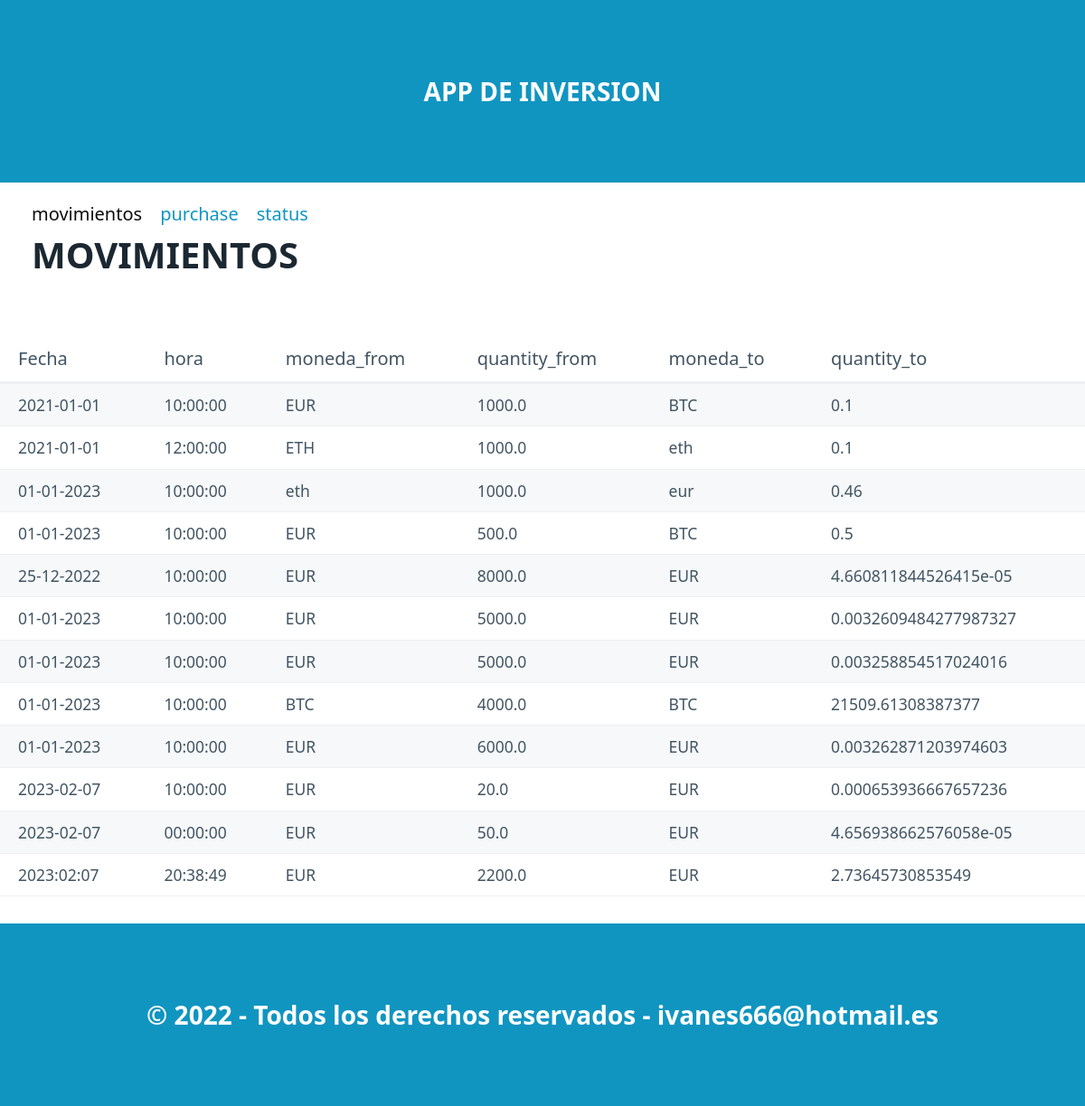
Before: / with the older database file.
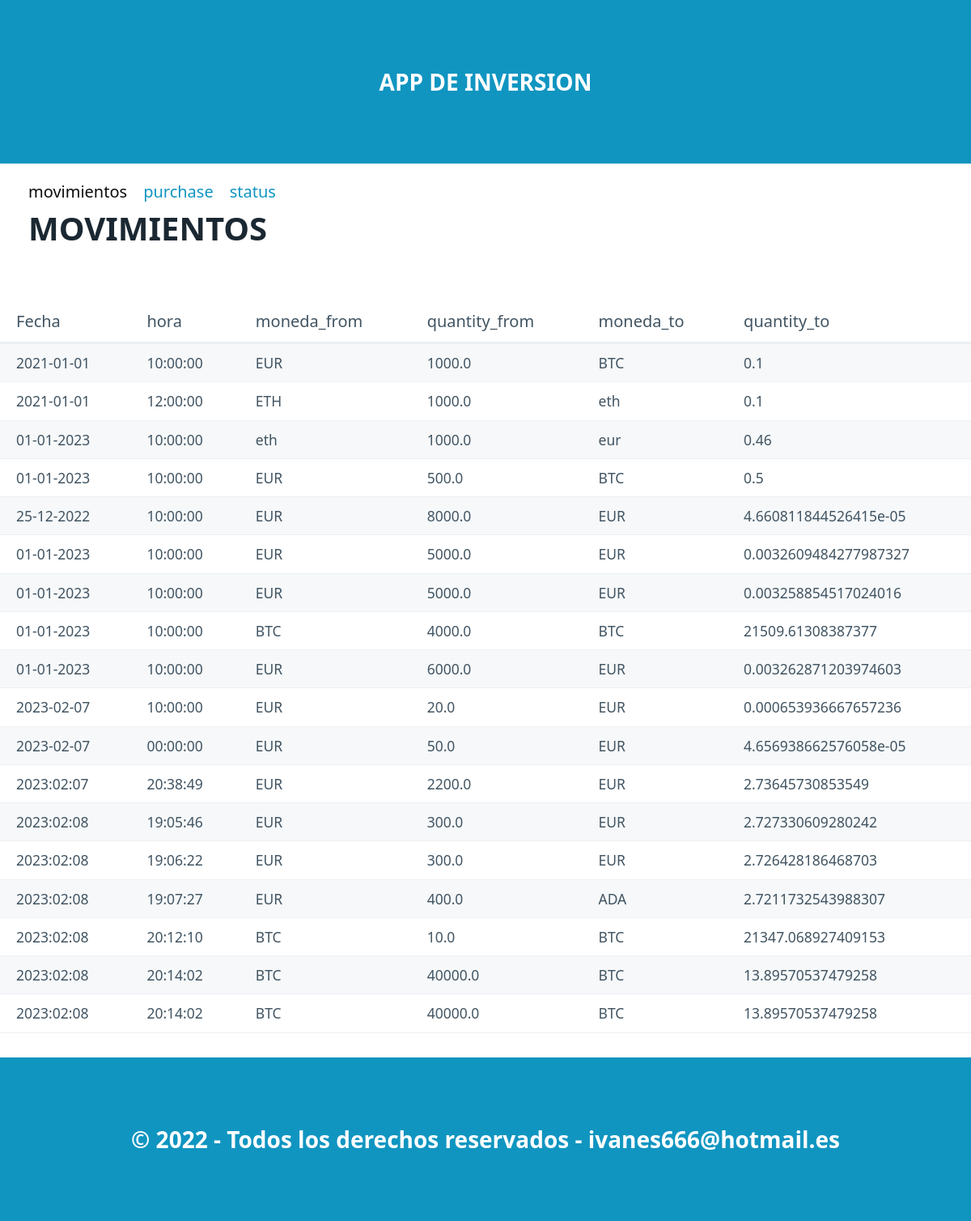
After: the same page with the newer database file.
### tables this page shows
CREATE TABLE "inversiones" (
	"id"	INTEGER,
	"date"	TEXT NOT NULL,
	"time"	TEXT NOT NULL,
	"Moneda_from"	TEXT NOT NULL,
	"Quantity_from"	REAL NOT NULL,
	"Moneda_to"	TEXT NOT NULL,
	"Quantity_to"	INTEGER NOT NULL,
	PRIMARY KEY("id" AUTOINCREMENT)
);

### registro_ig/routes.py (the view)
@app.route("/")
def index():
    datos = select_all()
    if datos == "":
        print("NO HAY MOVIMIENTOS")
    else:
        return render_template("index.html",pageTitle="Listas",data=datos)

### registro_ig/models.py (called while the page is built)
def select_all():
    con = sqlite3.connect(INVERSION_DATA)
    cur = con.cursor()
    res = cur.execute("select date,time,moneda_from,quantity_from,moneda_to,quantity_to from inversiones;")
    filas = res.fetchall()    #capturo las filas de datos
    columnas= res.description   #capturo los nombres de columnas
    resultado =[]   #lista para guadar diccionario
    for fila in filas:
        dato={}   #diccionario para cada registro
        posicion=0   #posicion de columna
        for campo in columnas:
            dato[campo[0]]=fila[posicion]
            posicion += 1
        resultado.append(dato)
    con.close()
    return resultado

### registro_ig/templates/index.html (shortened to what this page needs)
{% extends "base.html" %}
{% block section %}
    <nav class="container">
    <section class="container">
            <ul>
            <li><a  class="inactivo">movimientos</a></li>
            <li><a href="/purchase">purchase</a></li>
            <li><a href="/status">status</a></li>
            </ul>
    </nav>
    <nav class="container">
    <h1>MOVIMIENTOS</h1>
    </nav>
        <table role="grid">
                <thead>
                    <tr>
                        <th>Fecha</th>
                        <th>hora</th>
                        <th>moneda_from</th>
                        <th>quantity_from</th>
                        <th>moneda_to</th>
                        <th>quantity_to</th>
                    </tr>
                </thead>
                <tbody>
                    {% for item in data %}
                    <tr>
                        <td>{{item.date}}</td>
                        <td>{{item.time}}</td>
                        <td>{{item.Moneda_from}}</td>
                        <td>{{item.Quantity_from}}</td>
                        <td>{{item.Moneda_to}}</td>
                        <td>{{item.Quantity_to}}</td>
                    </tr>
                    {% endfor %}
                </tbody>
        </table>
{% endblock %}

### registro_ig/templates/base.html (shortened to what this page needs)
<!DOCTYPE html>
<html lang="en">
<head>
    <link rel="stylesheet" href="/static/css/pico.css">
    <link rel="stylesheet" href="/static/css/styles.css">
</head>
<body>
     <header>
        <div class="container">
            APP DE INVERSION
        </div>
    </header>
    {% block section %}
    {% endblock %}
    <footer>
        <div class="container">
            &copy; 2022 - Todos los derechos reservados - ivanes666@hotmail.es
        </div>
    </footer>
</body>

### registro_ig/static/css/styles.css (style rules this page uses)
header,footer { background-color: var(--primary); color: var(--primary-inverse); font-size: 1.4em; font-weight: bold; }
body { min-height: 100vh; display: grid; grid-template-rows: auto 50px 1fr auto; margin: 0; }
.inactivo { color:rgb(11, 13, 11); }

Changed rows visible on the page:
added inversiones: date "2023:02:08", time "19:05:46", Moneda_from "EUR", Quantity_from "300.0", Moneda_to "EUR", Quantity_to "2.727330609280242"
added inversiones: date "2023:02:08", time "19:06:22", Moneda_from "EUR", Quantity_from "300.0", Moneda_to "EUR", Quantity_to "2.726428186468703"
added inversiones: date "2023:02:08", time "19:07:27", Moneda_from "EUR", Quantity_from "400.0", Moneda_to "ADA", Quantity_to "2.7211732543988307"
added inversiones: date "2023:02:08", time "20:12:10", Moneda_from "BTC", Quantity_from "10.0", Moneda_to "BTC", Quantity_to "21347.068927409153"
added inversiones: date "2023:02:08", time "20:14:02", Moneda_from "BTC", Quantity_from "40000.0", Moneda_to "BTC", Quantity_to "13.89570537479258"
added inversiones: date "2023:02:08", time "20:14:02", Moneda_from "BTC", Quantity_from "40000.0", Moneda_to "BTC", Quantity_to "13.89570537479258"
